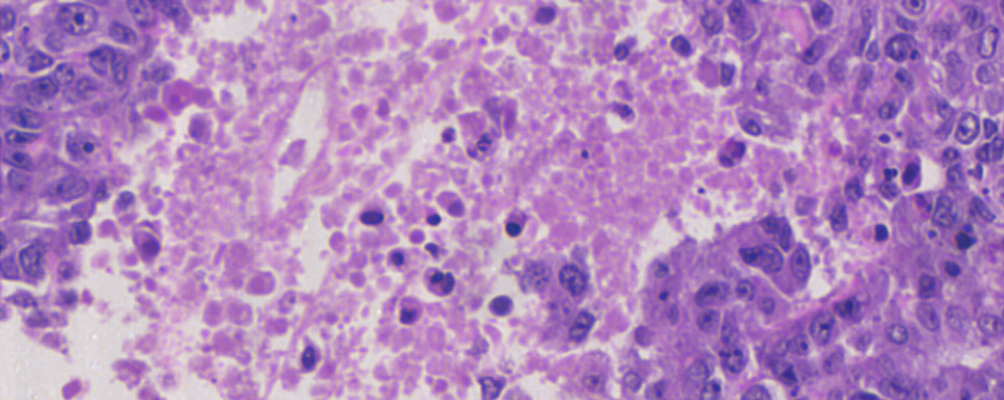
%> input picture 0024322108_x20_C12.png, 1004 x 400 px
$ octave Figure3_RGB_images.m   (GNU Octave 9; MATLAB toolbox functions it lacks are replaced by stand-ins)
%> lines starting %> are read from the running program, lines starting %| are printed output that depends on the picture
### MatternGaussian_Sparse_Synth.m
function [Y,P,A,V,D]=MatternGaussian_Sparse_Synth(SNR,density,ModelType)
%> called with SNR = 0, density = 0, ModelType = 0

%%%%%%%%%%%%%%%%%%%%%%%%%%%%%%%%%%%%%%%%%%%%%%%%%%%%%%%%%%%%%%%%%%%%%%%%%%
%
% [Y,P,A,V,D]=MatternGaussian_Sparse_Synth(SNR,PSNR,ModelType)
%
% Hb, HbO2, Fat and Water Absorbance End-members with linear or non-linear mixing models:
%
% 0) Linear Mixing Model (LMM)
%
% y_k = \sum_{n=1}^N a_{k,n} p_n + v_k         v_k \sim N(0,\sigma^2 I)
%
% 1) Fan Model (FM) --> Fan et al., 2009
%
% y_k = \sum_{n=1}^N a_{k,n} p_n
%         + \sum_{n=1}^{N-1} \sum_{m=n+1}^N (a_{k,n}p_n) \odot (a_{k,m}p_m) + v_k
%
% 2) Generalized Bilinear Model (GBM) --> Halimi et al., 2011)
%
% y_k = \sum_{n=1}^N a_{k,n} p_n
%         + \sum_{n=1}^{N-1} \sum_{m=1}^N \gamma_{n,m} (a_{k,n}p_n) \odot (a_{k,m}p_m) + v_k
%
% 3) Postnonlinear Mixing Model (PNMM) --> Altmann et al., 2012
%
% y_k = \sum_{n=1}^N a_{k,n} p_n
%         + \sum_{n=1}^{N} \sum_{m=1}^N \xi (a_{k,n}p_n) \odot (a_{k,m}p_m) + v_k
%
% 4) Multilinear Mixing Model (MMM) --> Heylen and Scheunders (2016)
%
%  y_k = (1-P_k) \sum_{n=1}^N a_{k,n} p_n / (1-P_k \sum_{n=1}^N a_{k,n} p_n) + v_k
%
% INPUTS
% N --> Order of multi-exponential model \in [2,4]
% Npixels --> numbers of pixels in x & y axes
% SNR --> SNR of Gaussian noise (dB)
% density --> density of sparse noise matrix with uniformly distributed
%             random entried
% ModelType --> 0 (LMM-Default), 1 (FM), 2 (GBM), 3 (PNMM) and 4 (MMM)
%
% OUTPUTS
% Y --> matrix of measurements of size 186 x (Npixels*Npixels)
% P --> matrix of end-members 186 x N
% A --> matrix of abundances of N x (Npixels*Npixels)
% V --> matrix of sparse noise
% D --> matrix of nonlinear interaction level of size (Npixels*Npixels)
%
%
% May/2024
% DUCD
%
%%%%%%%%%%%%%%%%%%%%%%%

%%%%%%%%%%%%%%%%%%%%%%%%%%%%
% Synthetic Dataset
%%%%%%%%%%%%%%%%%%%%%%%%%%%%


if SNR ~= 0,
   NoiseGaussian=1;
else
   NoiseGaussian=0;
end
if density ~= 0,
   NoiseSparse=1;
else
    NoiseSparse=0;
end
if SNR ~= 0 || density ~= 0,
    NoiseMeasurement=1;
else
     NoiseMeasurement=0;
end

Nsamp=64;
Npixels=Nsamp;
K=Npixels*Npixels;
rng("shuffle");


load('DatasetSynth/EndMembersHbHbO2FatWater.mat')
L=size(P,1);
P1=P(:,1)/max(max(P));
P2=P(:,2)/max(max(P));
P3=P(:,3)/max(max(P));
P4=P(:,4)/max(max(P));

gamma0=[0.5 0.3 0.25 0.5 0.6 0.2]; % (2) Mixing coefficients in GBM
xi0=0.3;                          % (3) Scaling coefficient in PNMM
%prob=ones(Npixels,Npixels)*0.2;                          % (4) Probability of nonlinear mixing
prob=randn(Npixels, Npixels)*0.1+0.3;
prob(prob>1)=1;

%%%%%%%%%%%%%%%%%%%%%%%%%%%%%%%%%%%%%%%%%%%%%%%%%%%%%%%%%%
% Definition of Abundance Maps and Nonlinear Interactions
%%%%%%%%%%%%%%%%%%%%%%%%%%%%%%%%%%%%%%%%%%%%%%%%%%%%%%%%%%

load('DatasetSynth/AbundancesMatternGaussian64.mat')
a1=squeeze(A(:,:,1));
a2=squeeze(A(:,:,2));
a3=squeeze(A(:,:,3));
a4=squeeze(A(:,:,4));
N=4;
Yy=zeros(Nsamp,Nsamp,L);
Gg=zeros(Nsamp,Nsamp,L);
Dd=zeros(Nsamp,Nsamp);

for i=1:Nsamp
    for j=1:Nsamp
        if N==2
            if ModelType==1
                g=(a1(i,j)*P1).*(a2(i,j)*P2);
            elseif ModelType==2
                %gamma=rand(sum(1:(N-1)),1);
                g=(a1(i,j)*P1).*(a2(i,j)*P2)*gamma(1);
            elseif ModelType==3
                g=(a1(i,j)*P1 + a2(i,j)*P2).*(a1(i,j)*P1 + a2(i,j)*P2)*xi;
            else
                g=0;
            end
            y=a1(i,j)*P1 + a2(i,j)*P2;
        elseif N==3
            if ModelType==1
                 g=(a1(i,j)*P1).*(a2(i,j)*P2) + (a1(i,j)*P1).*(a3(i,j)*P3) + (a2(i,j)*P2).*(a3(i,j)*P3);
            elseif ModelType==2
                %gamma=rand(sum(1:(N-1)),1);
                gammaL=gamma0+randn(6)*0.1;
                 g=(a1(i,j)*P1).*(a2(i,j)*P2)*gammaL(1)+(a1(i,j)*P1).*(a3(i,j)*P3)*gammaL(2)+(a2(i,j)*P2).*(a3(i,j)*P3)*gammaL(3);
            elseif ModelType==3
                 xi=xi0+randn*0.01;
                 g=(a1(i,j)*P1 + a2(i,j)*P2 + a3(i,j)*P3).*(a1(i,j)*P1 + a2(i,j)*P2 + a3(i,j)*P3)*xi;
            else
                g=0;
            end
            y=a1(i,j)*P1 + a2(i,j)*P2 + a3(i,j)*P3;
        elseif N==4
            if ModelType==1
                g1=(a1(i,j)*P1).*(a2(i,j)*P2) + (a1(i,j)*P1).*(a3(i,j)*P3) + (a1(i,j)*P1).*(a4(i,j)*P4);
                g=g1 + (a2(i,j)*P2).*(a3(i,j)*P3) + (a2(i,j)*P2).*(a4(i,j)*P4) + (a3(i,j)*P3).*(a4(i,j)*P4);
            elseif ModelType==2
                %gamma=rand(sum(1:(N-1)),1);
                g1=(a1(i,j)*P1).*(a2(i,j)*P2)*gamma(1) + (a1(i,j)*P1).*(a3(i,j)*P3)*gamma(2) + (a1(i,j)*P1).*(a4(i,j)*P4)*gamma(3);
                g=g1 + (a2(i,j)*P2).*(a3(i,j)*P3)*gamma(4) + (a2(i,j)*P2).*(a4(i,j)*P4)*gamma(5) + (a3(i,j)*P3).*(a4(i,j)*P4)*gamma(6);
            elseif ModelType==3
                g=(a1(i,j)*P1 + a2(i,j)*P2 + a3(i,j)*P3 + a4(i,j)*P4).*(a1(i,j)*P1 + a2(i,j)*P2 + a3(i,j)*P3 + a4(i,j)*P4)*xi;
            else
                g=0;
            end
            y=a1(i,j)*P1 + a2(i,j)*P2 + a3(i,j)*P3 + a4(i,j)*P4;
        end

        Gg(i,j,:)=g;


        if ModelType==5
            %d=max([0,abs(Pk*randn)]);
            x=y./sum(y);
            y=((1-prob(i,j))*x)./(1-(prob(i,j)*x));
            Dd(i,j)=prob(i,j);
        else
            Dd(i,j)=0;
        end
        Gg(i,j,:)=g;
        Yy(i,j,:)=y+g;

    end
end

%Ym=max(reshape(Yy,K,L)',[],2);
Ym=mean(reshape(Yy,K,L)',2);

if NoiseMeasurement==1 && NoiseGaussian==1
    sigmay=sqrt((1/(L-1))*(Ym'*Ym)/(10^(SNR/10)));
    Yy=Yy+sigmay*randn(Nsamp,Nsamp,L);
end

V=zeros(L,K);
if NoiseMeasurement==1 && NoiseSparse==1
     Iperp=randperm(K,round(K/1));
     V(:,Iperp)=sprand(L,length(Iperp),density)*0.2*max(Yy(:))';
end

if N==2
    P=[P1 P2];
    A=[reshape(a1,1,K);reshape(a2,1,K)];
elseif N==3
    P=[P1 P2 P3];
    A=[reshape(a1,1,K);reshape(a2,1,K); reshape(a3,1,K)];
elseif N==4
    P=[P1 P2 P3 P4];
    A=[reshape(a1,1,K);reshape(a2,1,K); reshape(a3,1,K); reshape(a4,1,K)];
end

D=reshape(Dd,K,1);
Y=reshape(Yy,K,L)'+V;

### Figure3_RGB_images.m
addpath('Urban')
addpath('Histology')
%%
N=4;                % Number of End-members
Nsamples=64;       % Size of the Squared Image Nsamples x Nsamples
SNR=0;             % Additive Gaussian noise
density=0.00;       % Density of sparse noise component
ModelType=0;        % 0 --> Linear Mixing Model and 5 --> Multilinear Model
EndMembersSynth=1;  % 0--> USGS Spectral Library Version & 1 --> Craneotomy

%%
[Zlmm,~,~,~,~]=MatternGaussian_Sparse_Synth(SNR,density,0);
nRow=Nsamples;
nCol=Nsamples;
x=linspace(450,700,281);
%%
r=225;
g=113;
b=1;
HSI_lmm = reshape(Zlmm',nCol,nRow,281);
% Assuming 'HSI' is your hyperspectral image [height x width x 281]
blue_channel = HSI_lmm(:, :, b);   % Approx. 472 nm
green_channel = HSI_lmm(:, :, g);  % Approx. 532 nm
red_channel = HSI_lmm(:, :, r);   % Approx. 665 nm

% Normalize channels to [0, 1] for display
blue_channel = mat2gray(blue_channel);
green_channel = mat2gray(green_channel);
red_channel = mat2gray(red_channel);

% Combine into RGB
Synth_lmm = cat(3, red_channel, green_channel, blue_channel);
%%

Hist = imread('0024322108_x20_C12.png');
%> Hist is the input picture: size 400x1004x3 uint8; mean R, G, B 177.1, 135.5, 189.9
Urban = imread('UrbanRGB.png');
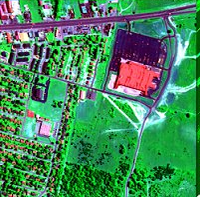
%> input picture Urban/UrbanRGB.png, 200 x 197 px
%> Urban is the input picture: size 197x200x3 uint8; mean R, G, B 70.3, 136.7, 92.6
%%
Fs=14;
figure(1)
clf
subplot(221)
imshow(Synth_lmm);
title('(a)','FontSize', Fs, 'FontWeigh','normal')
axis('off')

subplot(122)
imshow(imrotate(Hist,90))
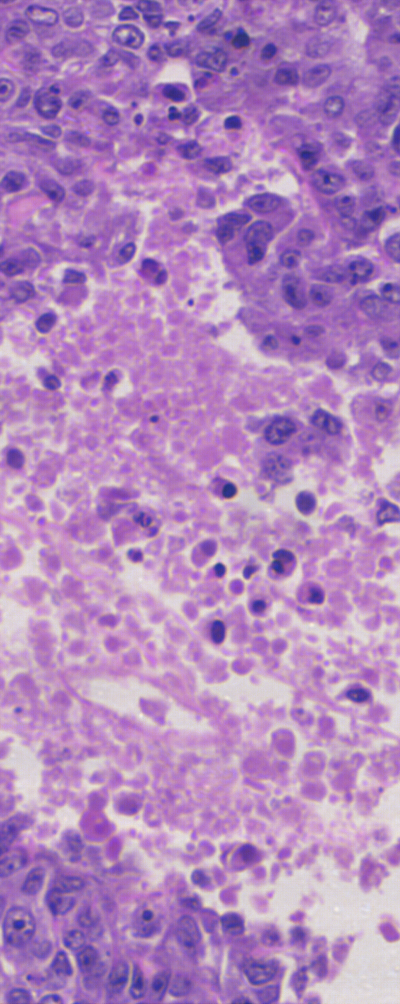
%> displayed picture: size 1004x400x3, on the screen's scale of 0 to 255; mean R, G, B 177.1, 135.5, 189.9; mean of the top-left, top-right, bottom-left and bottom-right quarters 162.2, 155.8, 171, 180.9
title('(b)','FontSize', Fs,'FontWeigh','normal')
axis 'off';

subplot(223)
imshow(Urban);
title('(c)','FontSize',Fs, 'FontWeigh','normal')
axis 'off'
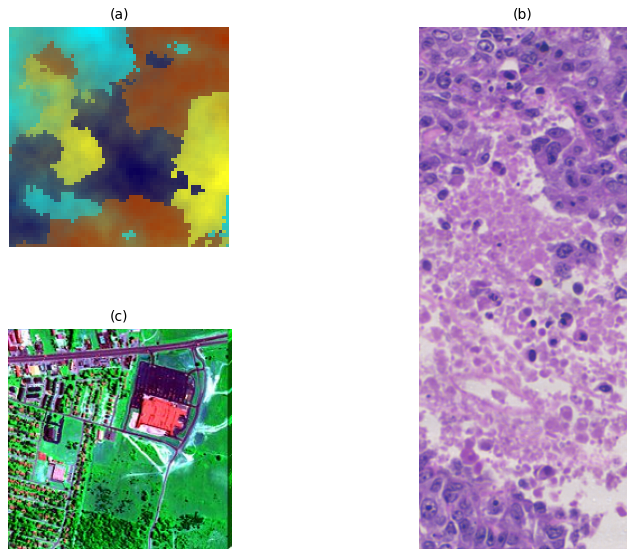
%> figure redrawn from the program's plot data, 3 panels
